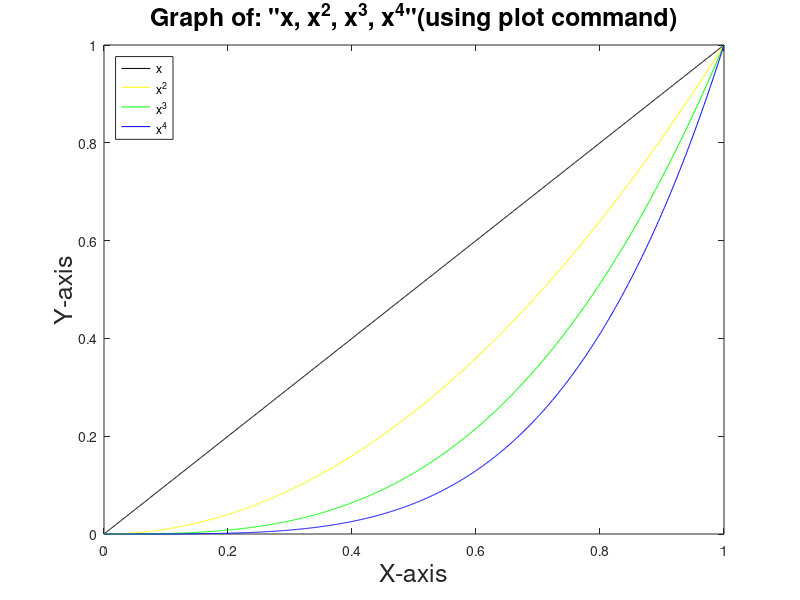
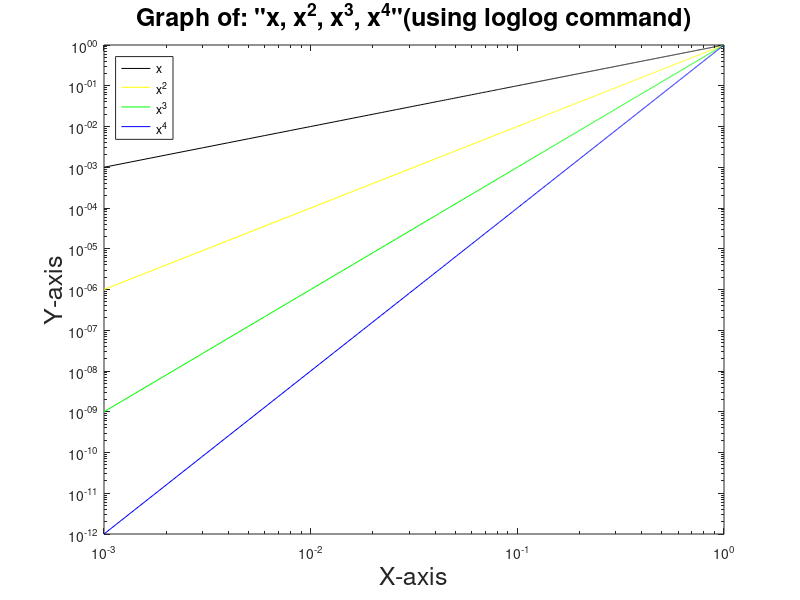

These figures' MATLAB source, in order:

%% Problem 4
%% Initializing value of x
x = 0:0.001:1;
% It creates a matrix having element from 0 to 1 with an increment of
% 0.001. The increment is small so that we can get many values of x and
% makes our graph smoother. 

%% Using plot command

plot(x,x,'k')
hold on

%plots y = x using black color and holds the current plot to draw another
%figure on same graph.

plot(x,x.^2, 'y')
hold on
%plots y = x^2 using yellow and holds the current plot to draw another
%figure on same graph.

plot(x,x.^3,'g')
hold on
%plots y = x^3 using green color and holds the current plot to draw another
%figure on same graph.

plot(x,x.^4,'b')
%plots y = x^4 using blue color.


title('Graph of: "x, x^2, x^3, x^4"(using plot command)','fontsize',18)
xlabel('X-axis','fontsize',18)
ylabel('Y-axis','fontsize',18)
legend('x','x^2','x^3','x^4','Location','northwest')
% sets title, x-label, y-label(with font size : 18) and legend of the graph.
% it sets legent on northwest location so that it is not overllaped with
% our curves. 


%% Using loglog command
figure() % creates new figure. 

loglog(x,x,'k')
hold on
%draws y = x using black color and hold the current plot to draw another
%figure on same graph.

loglog(x,x.^2,'y')
hold on
%draws y = x^2 using yellow color and hold the current plot to draw another
%figure on same graph.

loglog(x, x.^3,'g')
hold on
%draws y = x^3 using green color and hold the current plot to draw another
%figure on same graph.

loglog(x,x.^4,'b')
%draws y = x using blue color.


title('Graph of: "x, x^2, x^3, x^4"(using loglog command)','fontsize',18)
xlabel('X-axis','fontsize',18)
ylabel('Y-axis','fontsize',18)
legend('x','x^2','x^3','x^4','Location','northwest')
% sets title, x-label, y-label(with font size : 18) and legend of the graph.
% it sets legent on northwest location so that it is not overllaped with
% our curves. 


